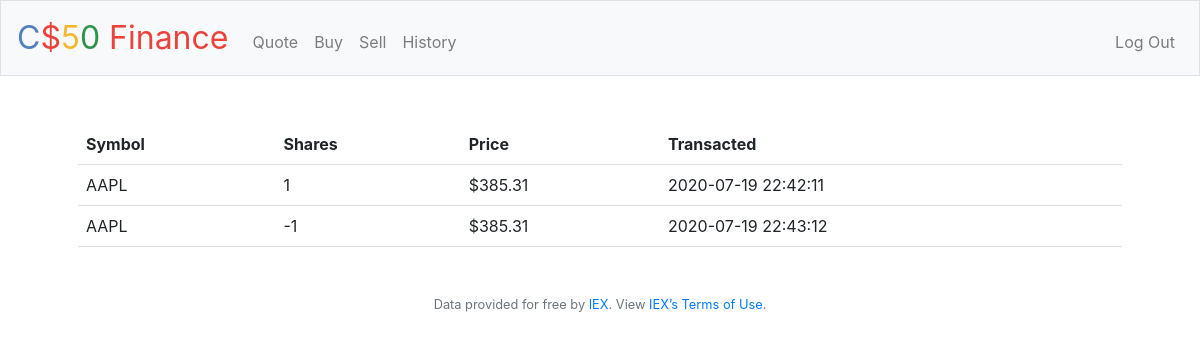
The page /history (signed in) on the database its author committed.
### tables this page shows
CREATE TABLE 'history' (
'id' INTEGER PRIMARY KEY AUTOINCREMENT NOT NULL,
'user_id' INTEGER NOT NULL,
'stock' TEXT NOT NULL,
'share' NUMERIC NOT NULL,
'price' NUMERIC NOT NULL,
'value' NUMERIC NOT NULL,
'currentdate' DATE NOT NULL,
FOREIGN KEY('user_id') REFERENCES users('id'));

### application.py (the view)
@app.route("/history")
@login_required
def history():
    holdings = db.execute("SELECT stock, share, price, currentdate FROM history WHERE user_id=:user_id", user_id=session["user_id"])
    for item in holdings:
        item['price'] = usd(item['price'])
    return render_template("history.html", holdings=holdings)

### application.py (called while the page is built)
@app.after_request
def after_request(response):
    response.headers["Cache-Control"] = "no-cache, no-store, must-revalidate"
    response.headers["Expires"] = 0
    response.headers["Pragma"] = "no-cache"
    return response

### helpers.py (called while the page is built)
def login_required(f):
    @wraps(f)
    def decorated_function(*args, **kwargs):
        if session.get("user_id") is None:
            return redirect("/login")
        return f(*args, **kwargs)
    return decorated_function

def usd(value):
    return f"${value:,.2f}"

### templates/history.html (shortened to what this page needs)
{% extends "layout.html" %}
{% block main %}
    <div action-"/">
        <table>
            <tr>
                <th>Symbol</th>
                <th>Shares</th>
                <th>Price</th>
                <th>Transacted</th>
            </tr>
            {% for item in holdings %}
                <tr>
                    <td>{{ item['stock'] }}</td>
                    <td>{{ item['share'] }}</td>
                    <td>{{ item['price'] }}</td>
                    <td>{{ item['currentdate'] }}</td>
                </tr>
            {% endfor %}
        </table>
    </div>
{% endblock %}

### rows shown on the page
history: stock "AAPL", share "1", price "$385.31", currentdate "2020-07-19 22:42:11"
history: stock "AAPL", share "-1", price "$385.31", currentdate "2020-07-19 22:43:12"
